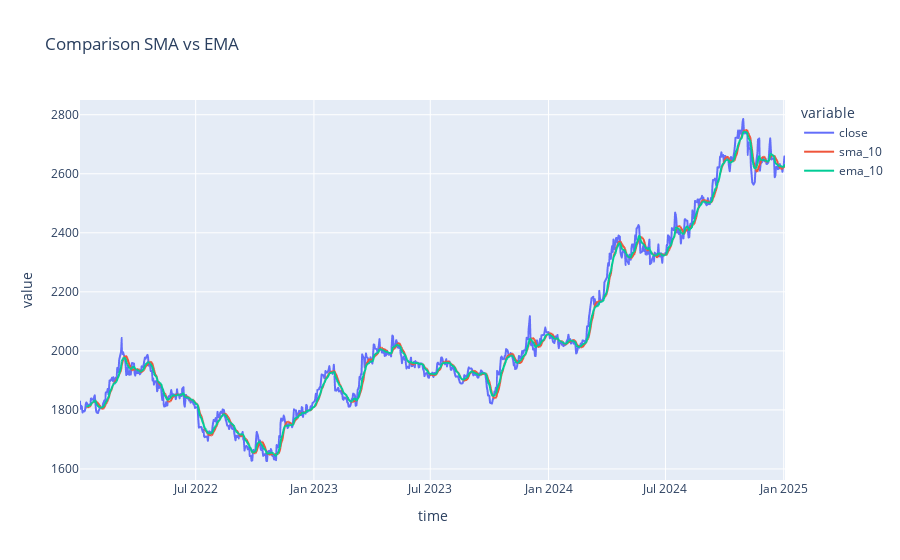

This figure's notebook cell:
### Code cell
# plotting the SMA and EMA side by side
fig_sma_ema_compare = px.line(df, x='time', y=['close', 'sma_10', 'ema_10'], title='Comparison SMA vs EMA')
display(fig_sma_ema_compare)
display(Markdown('*Notice how to EMA reacts faster to price movements than the SMA'))

### Figure 1 — Plotly figure (JSON) as saved in the notebook; plotly's stock layout.template omitted (floating-point values rounded to 4 significant figures; data arrays with more than 128 entries replaced by an {"elided": "..."} marker saying what was removed)
{"data": [{"hovertemplate": "variable=close<br>time=%{x}<br>value=%{y}<extra></extra>", "legendgroup": "close", "line": {"color": "#636efa", "dash": "solid"}, "marker": {"symbol": "circle"}, "mode": "lines", "name": "close", "showlegend": true, "type": "scattergl", "x": {"elided": "935 str values"}, "xaxis": "x", "y": {"elided": "935 float values"}, "yaxis": "y"}, {"hovertemplate": "variable=sma_10<br>time=%{x}<br>value=%{y}<extra></extra>", "legendgroup": "sma_10", "line": {"color": "#EF553B", "dash": "solid"}, "marker": {"symbol": "circle"}, "mode": "lines", "name": "sma_10", "showlegend": true, "type": "scattergl", "x": {"elided": "935 str values"}, "xaxis": "x", "y": {"elided": "935 float values"}, "yaxis": "y"}, {"hovertemplate": "variable=ema_10<br>time=%{x}<br>value=%{y}<extra></extra>", "legendgroup": "ema_10", "line": {"color": "#00cc96", "dash": "solid"}, "marker": {"symbol": "circle"}, "mode": "lines", "name": "ema_10", "showlegend": true, "type": "scattergl", "x": {"elided": "935 str values"}, "xaxis": "x", "y": {"elided": "935 float values"}, "yaxis": "y"}], "layout": {"legend": {"title": {"text": "variable"}, "tracegroupgap": 0}, "title": {"text": "Comparison SMA vs EMA"}, "xaxis": {"anchor": "y", "domain": [0, 1], "title": {"text": "time"}}, "yaxis": {"anchor": "x", "domain": [0, 1], "title": {"text": "value"}}}}
